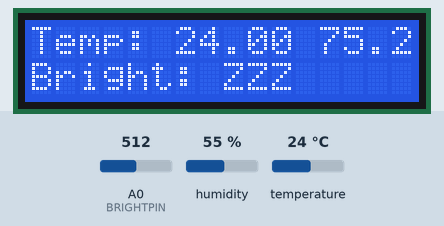
Simulated run of this sketch. Board: ESP8266 (NodeMCU). Shown: 16×2 character LCD. The inputs (shaded band) are chosen by the test bench; at power-on: A0 (BRIGHTPIN) = 512, temperature 24 °C, humidity 55 %. What the sketch prints to the serial monitor is not drawn.

Above: at 1.2 s.
1.3 s: A0 (BRIGHTPIN) set to 482
At 3.3 s:
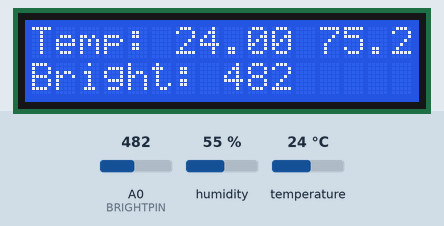
3.6 s: temperature set to 12 °C
At 5.4 s:
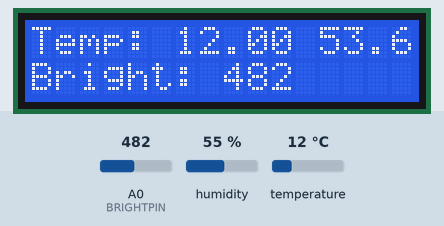
5.7 s: temperature set to 19 °C
At 7.5 s:
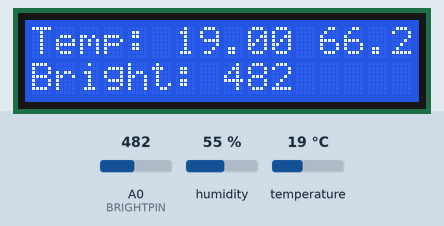
7.8 s: A0 (BRIGHTPIN) set to 510
At 9.6 s:
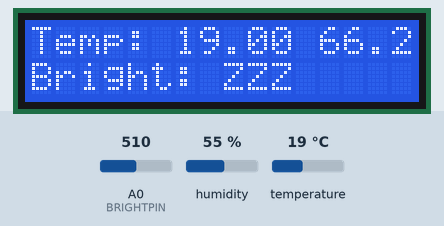
9.9 s: A0 (BRIGHTPIN) set to 0
At 11.7 s:
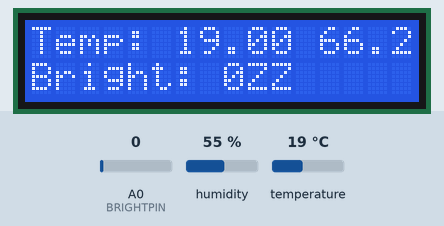
12.0 s: temperature set to 28 °C
At 13.8 s:
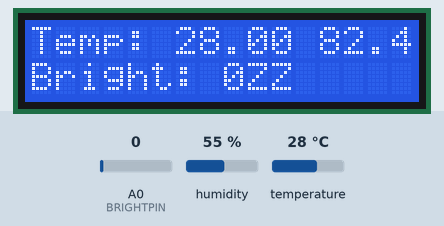
Timing chart, 0 to 15.0 s (numbered marks = the images above; inputs shaded):
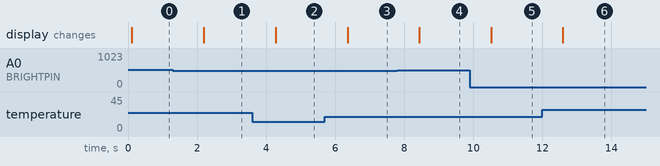

Measured:
- the behaviour switches between 501 and 500 on A0 (BRIGHTPIN) (found by bisection; images 0 and 1)
- after the input at 1.3 s, the display: changes after 0.90 s (image 1)
- after the input at 3.6 s, the display: changes after 0.68 s (image 2)
- after the input at 5.7 s, the display: changes after 0.66 s (image 3)
- after the input at 7.8 s, the display: changes after 0.64 s (image 4)
- after the input at 9.9 s, the display: changes after 0.62 s (image 5)
- after the input at 12.0 s, the display: changes after 0.60 s (image 6)

The sketch:

main.ino
```cpp
/*
    โปรแกรม อ่านค่า ความเข้มแสง อุณหภูมิ เป็นเซนเซียส และ ฟาเรนไฮส์ แสดงผลทางจอ console ทุกๆ 1000 ms
*/

#include "DHT.h"
#include "Wire.h"
#include "LiquidCrystal_I2C.h"

#define DHTPIN D4
#define DHTTYPE DHT11
#define BRIGHTPIN A0

LiquidCrystal_I2C lcd(0x27, 16, 2);
DHT dht(DHTPIN, DHTTYPE);

void setup()
{
    Serial.begin(115200);
    dht.begin();
    lcd.begin();
    lcd.backlight();
    pinMode(BUILTIN_LED, OUTPUT);
}

void loop()
{
    float c = dht.readTemperature();
    float f = dht.readTemperature(true);
    int b = analogRead(BRIGHTPIN);
    if (isnan(c) || isnan(f) || isnan(b))
    {
        Serial.println("Failed to read from sensor!");
        return;
    }
    else
    {
        if (b > 500)
        {
            digitalWrite(BUILTIN_LED, LOW);
            lcd.setCursor(0, 1);
            lcd.print("Bright: ZZZ");
        }
        else
        {
            digitalWrite(BUILTIN_LED, HIGH);
            lcd.setCursor(0, 1);
            lcd.print("Bright: ");
            lcd.setCursor(8, 1);
            lcd.print(b);
        }
        lcd.setCursor(0, 0);
        lcd.print("Temp: ");
        lcd.setCursor(6, 0);
        lcd.print(c);
        lcd.setCursor(12, 0);
        lcd.print(f);
        Serial.print("Temp: ");
        Serial.print(c);
        Serial.print(" C ");
        Serial.print("Temp: ");
        Serial.print(f);
        Serial.print(" F ");
        Serial.print("Bright: ");
        Serial.print(b);
        Serial.println("");
    }
    delay(1000);
}
```
